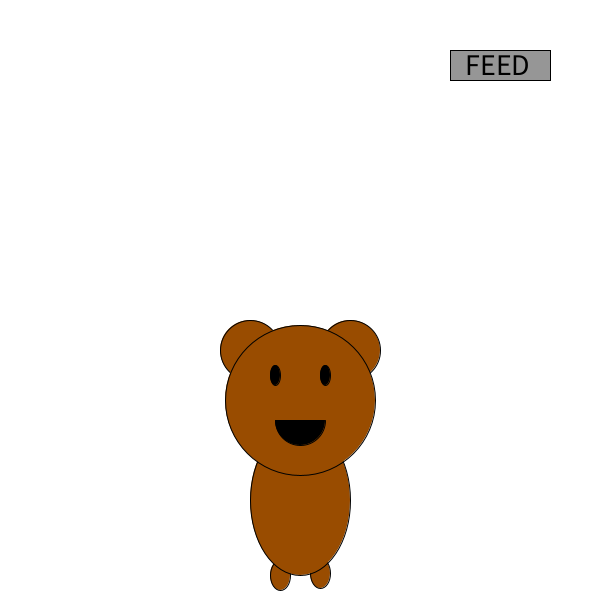
Frame 1 (no input)
Frame 60 (the mouse pressed at the canvas centre just before this capture): identical to frame 1, image omitted
Frame 120 (the mouse held since frame 60 and released just before this capture): identical to frame 1, image omitted

The Processing sketch that drew this single still picture (run headless with seeded random() and noise(); from frame 60 on, the mouse is pressed at the canvas centre):

// Processing sketch: processing_122891
// ── processing_122891.pde

//Hearts
Heart[] hearts = new Heart [5];
int numhearts =0;


//Bear
Bear myBear;
int bodyfat=100; //width of Bear body
int happiness; //# of hearts


//Food Button
float x1 = 450;
float y1 = 50;
float w1 = 100;
float h1 = 30;
int foodClicks = 0;

//Array of Responses
String[] responses = {":D","Yay","I'm Full","Getting bloated", "Gonna explode", "Too much food", "Can't handle", "Stoppppp", "No.","Go away","STOP.","Why","T^T","UGH","BLEH", "What is life."};

boolean overFive = false;


void setup(){
  size(600,600);
  background(255);
  myBear = new Bear();
   
  hearts[0] = new Heart(50,70,40,80,60);
  hearts[1] = new Heart(100,120,90,130,110);
  hearts[2] = new Heart(150,170,140,180,160);
  hearts[3] = new Heart(200,220,190,230,210);
  hearts[4] = new Heart(250,270,240,280,260);  
  
  
}

void draw(){

  myBear.display(100); //Draw Bear
  
  //Draw Feed Button
  displayFoodButton();
    
  //Clicking Feed Button
  if(foodClicks ==1){
    myBear.display(110);
    displayFoodButton();
    hearts[0].display();
    textSize(50);
    text(responses[0],275,250); //:D
  }
  if(foodClicks ==2){
    myBear.display(120);
    myBear.move(1);
    displayFoodButton();
    hearts[0].display();
    hearts[1].display();
    textSize(50);
    text(responses[1],250,250); //Yay
  }
  if(foodClicks ==3){
    myBear.display(150);
    myBear.move(2);
    displayFoodButton();
    hearts[0].display();
    hearts[1].display();
    hearts[2].display();  
    textSize(50);
    text(responses[2],225,250); //I'm Full
  } 
  if(foodClicks ==4){
    myBear.display(170);
    myBear.move(0.5);
    displayFoodButton();
    hearts[0].display();
    hearts[1].display();
    hearts[2].display();    
    hearts[3].display();  
    textSize(40);
    text(responses[3],130,250); //Getting bloated     
  } 
  if(foodClicks ==5){    
    displayUnhappyBear();
    fill(255,0,0);
    textSize(50);
    text(responses[4],130,250); //Gonna explode
    displayFoodButton();
    hearts[0].display();
    hearts[1].display();
    hearts[2].display(); 
  } 
  if(foodClicks == 6){
    displayUnhappyBear();
    fill(255,0,0);
    textSize(50);
    text(responses[5],130,250); //Too much food
    displayFoodButton();
    hearts[0].display();
    hearts[1].display();    
  }
  if(foodClicks == 7){
    displayUnhappyBear();
    fill(255,0,0);
    textSize(50);
    text(responses[6],130,250); //Can't handle
    displayFoodButton();
    hearts[0].display(); 
  }
  if(foodClicks == 8){
    displayUnhappyBear();
    fill(255,0,0);
    textSize(50);
    text(responses[7],150,250); //Stoppp
    displayFoodButton();
  }
  if(foodClicks == 9){
    displayUnhappyBear();
    fill(255,0,0);
    textSize(50);
    text(responses[8],130,250);
    displayFoodButton();
  }
  if(foodClicks == 10){
    displayUnhappyBear();
    fill(255,0,0);
    textSize(50);
    text(responses[9],130,250);
    displayFoodButton();
  }
  if(foodClicks == 11){
    displayUnhappyBear();
    fill(255,0,0);
    textSize(50);
    text(responses[10],130,250);
    displayFoodButton();
  }
  if(foodClicks == 12){
    displayUnhappyBear();
    fill(255,0,0);
    textSize(50);
    text(responses[11],130,250);
    displayFoodButton();
  }
  if(foodClicks == 13){
    displayUnhappyBear();
    fill(255,0,0);
    textSize(50);
    text(responses[12],130,250);
    displayFoodButton();
  }
  if(foodClicks == 14){
    displayUnhappyBear();
    fill(255,0,0);
    textSize(50);
    text(responses[13],130,250);
    displayFoodButton();
  }
  if(foodClicks == 15){
    displayUnhappyBear();
    fill(255,0,0);
    textSize(50);
    text(responses[14],130,250);
    displayFoodButton();
  }
  if(foodClicks == 16){
    displayUnhappyBear();
    fill(255,0,0);
    textSize(50);
    text(responses[15],130,250);
    displayFoodButton();
  }
  if(foodClicks ==17){
  background(255);
  text("Click again for new pet", 130,250);
  }
  if(foodClicks >=18){
  foodClicks=0;
  }
  
}

void mouseClicked(){
    if(mouseX>x1 && mouseX<x1+w1 && mouseY>y1 &&mouseY<y1+h1 && foodClicks==0){
      foodClicks = 1;
      numhearts++;
      print(numhearts);
    }  
    else if(mouseX>x1 && mouseX<x1+w1 && mouseY>y1 &&mouseY<y1+h1 && foodClicks==1){
      foodClicks = 2;
      numhearts++;
      print(numhearts);
    }    
    else if(mouseX>x1 && mouseX<x1+w1 && mouseY>y1 &&mouseY<y1+h1 && foodClicks==2){
      foodClicks = 3;
      numhearts++;
      print(numhearts);
    }  
    else if(mouseX>x1 && mouseX<x1+w1 && mouseY>y1 &&mouseY<y1+h1 && foodClicks==3){
      foodClicks = 4;
      numhearts++;
      print(numhearts);
    }      
    else if(mouseX>x1 && mouseX<x1+w1 && mouseY>y1 &&mouseY<y1+h1 && foodClicks==4){
      foodClicks = 5;
      numhearts++;
      print(numhearts);
    }          
    else if(mouseX>x1 && mouseX<x1+w1 && mouseY>y1 &&mouseY<y1+h1 && foodClicks>=5){
      foodClicks++;
      overFive = true;
      numhearts++;
      print(numhearts);
      //textSize(50);
      //text(responses[int(random(responses.length))],100,100);
    }         
}

void displayFoodButton(){
  fill(150);
  rect(x1,y1,w1,h1);
  fill(0);
  textSize(30);
  text("FEED", 465,75); 
}

void displayUnhappyBear(){
    background(255);
    stroke(0);
    fill(153,76,0);
    //Legs
    ellipse(280,575,20,30);
    ellipse(320,573,20,30);
    
    //Left ear
    ellipse (250,350,60,60);
    //Right ear
    ellipse (350,350,60,60);
    //Body
    ellipse (300,500,200,150);
    //Head
    ellipse (300,400,150,150);
    
   
    //Eyes
    fill(0);
    ellipse(275,375,10,20); //left eye
    ellipse(325,375,10,20); //right eye
    
    //Mouth
    arc(300,440,50,50,-PI,0); //Not smiling; semi-circle
}
class Bear {
  color c;
  float speedY;
  
  //Bear Y values
    float y1 = 575;
    float y2 = 573;
    float y3 = 350;
    float y4 = 350;
    float y5 = 500;
    float y6 = 400;
    float y7 = 375;
    float y8 = 375;
    float y9 = 420;

  Bear(){
    c = color(153,76,0);
    speedY = 1;
  }

  void display(int tempBodyFat){
    bodyfat=tempBodyFat;

    background(255);
    stroke(0);
    fill(c);
    //Legs
    ellipse(280,y1,20,30);
    ellipse(320,y2,20,30);
    
    //Left ear
    ellipse (250,y3,60,60);
    //Right ear
    ellipse (350,y4,60,60);
    //Body
    ellipse (300,y5,bodyfat,150);
    //Head
    ellipse (300,y6,150,150);
    
   
    //Eyes
    fill(0);
    ellipse(275,y7,10,20); //left eye
    ellipse(325,y8,10,20); //right eye
    
    //Mouth
    arc(300,y9,50,50,0,PI); //Smiling; semi-circle
  }
  
  void move(float tempSpeedY) {  
    //speedY = tempSpeedY;
    
    y1 = y1-speedY;
    y2 = y2-speedY;
    y3 = y3-speedY;
    y4 = y4-speedY;
    y5 = y5-speedY;
    y6 = y6-speedY;
    y7 = y7-speedY;
    y8 = y8-speedY;
    y9 = y9-speedY;  
  
    if(y3-30<300 || y4-30<300){
      speedY = tempSpeedY*-1;
    }
    else if (y1+5>=590 || y2+5>=590){
      speedY = speedY*-1;
    } 
  }

}
class Heart{
  color c;
  int circle1X;
  int circle2X;
  int triangle1X;
  int triangle2X;
  int triangle3X;
  
  Heart(int tempC1, int tempC2, int tempT1, int tempT2, int tempT3) {
    c = color(255,0,0);
    circle1X = tempC1;
    circle2X = tempC2;
    triangle1X = tempT1;
    triangle2X = tempT2;
    triangle3X = tempT3;
  }

  void display(){
    smooth();
    noStroke();
    fill(c);
    ellipse(circle1X,50,20,20);
    ellipse(circle2X,50,20,20);
    triangle(triangle1X,53,triangle2X,53,triangle3X,80);
 
  }

}
